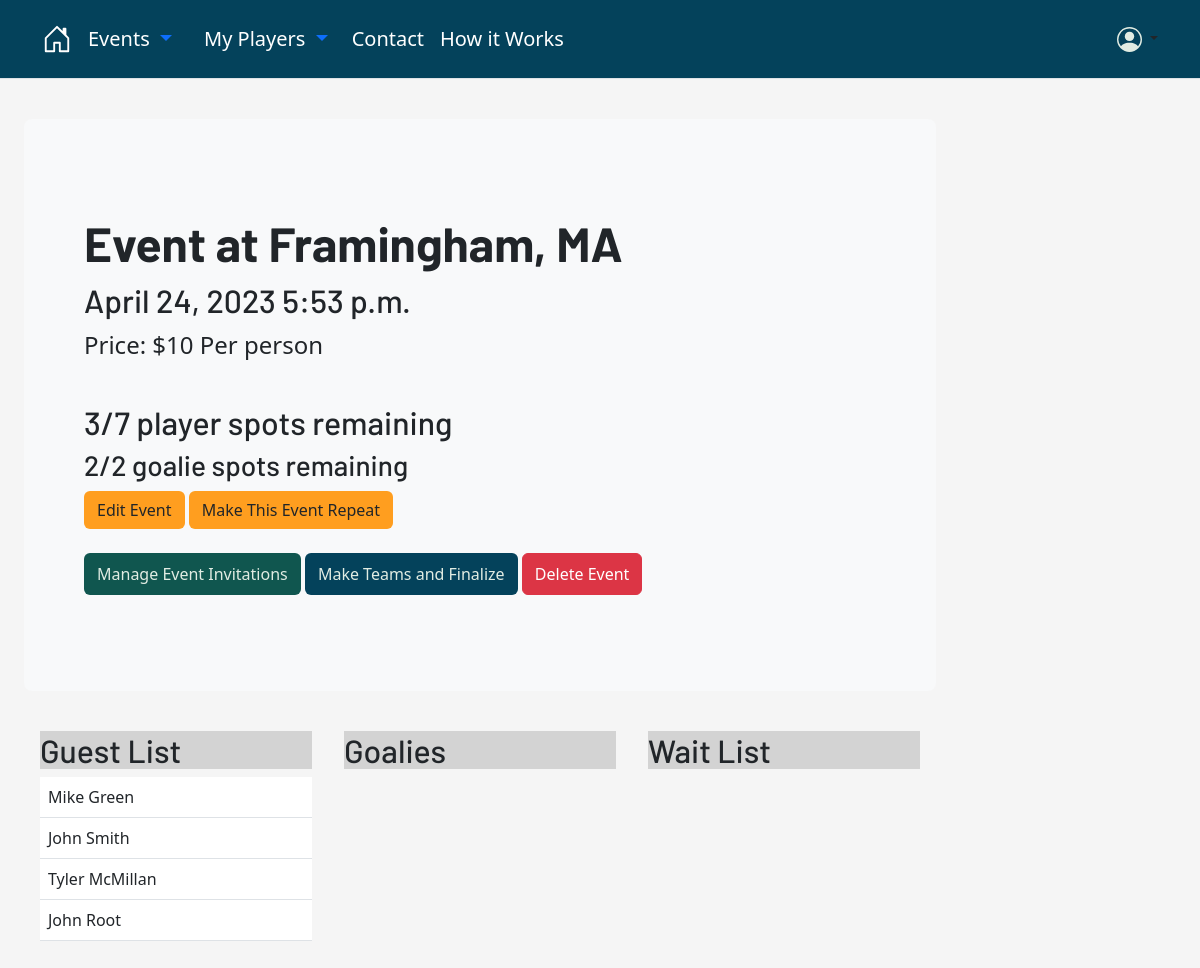
/organize/14 (signed in), run on the app's committed database.
### OrgDash/models.py (models this page shows, shortened)
class Skate(models.Model):
    host = models.ForeignKey(User, on_delete= models.CASCADE, default= 1)
    date = models.DateField(auto_now = False, default= None)
    time = models.TimeField(auto_now=False, default= None)
    location = models.CharField(max_length=200)
    price = models.IntegerField()
    max_players = models.IntegerField(default=0)
    max_goalies = models.IntegerField(default=2)
    recurring_event = models.BooleanField(default= False)
    player_full = models.BooleanField(default=False)
    goalie_full = models.BooleanField(default=False)
    STATUS_CHOICES = [
        (7,'Every Week'),
        (14,'Every Two Weeks'),
    ]
    frequency = models.IntegerField(choices=STATUS_CHOICES, default= 7, blank= True)
    send_invite_days_before = models.IntegerField(default= 3, blank= True)
    finalize_event_hours_before = models.IntegerField(default=1, blank= True)
    group_to_invite = models.ForeignKey('PlayerGroup', on_delete= models.CASCADE, blank= True, null=True)

class Invitation(models.Model):
    host = models.ForeignKey(User, on_delete= models.CASCADE, default= 1)
    guest = models.ForeignKey(Player, on_delete=models.CASCADE)
    event = models.ForeignKey(Skate, on_delete=models.CASCADE)
    date_invited = models.DateTimeField(auto_now_add=True)
    STATUS_CHOICES = [
        ('Yes','Yes'),
        ('No','No'),
        ('Waitlist','Put me on the waitlist'),
    ]
    will_you_attend = models.CharField(max_length=256, choices=STATUS_CHOICES, default ='No')
    class Meta():
        unique_together= ("guest", "event")

class Player(models.Model):
    first_name = models.CharField(max_length=150, default= None)
    last_name = models.CharField(max_length=150, default= None)
    email = models.EmailField(max_length=150, default= None)
    skill = models.DecimalField(max_digits=4, decimal_places=1)
    created_by = models.ForeignKey(User, on_delete= models.CASCADE, default= 1)
    goalie = models.BooleanField(default= False, null= True)
    def __str__(self):
        return (self.first_name + " " + self.last_name)
    class Meta():
        unique_together= ("created_by", "email")

### OrgDash/views.py (the view)
# urls.py: path('<int:pk>', views.EventDash, name = 'event_detail'),
def EventDash(request, pk): #TODO waitlist. button to change rsvp to no. Be able to update auto settings.
    active_user = request.user.pk
    active_event = Skate.objects.get(pk=pk)
    all_invited = Invitation.objects.filter(Q(host= active_user) & Q(event=active_event))
    invites_sent = len(all_invited)
    guest_list = Invitation.objects.filter(Q(host= active_user) & Q(event=active_event) & Q(will_you_attend= 'Yes'))
    goalie_list = []
    player_list = []
    for guest in guest_list:
        if guest.guest.goalie:
            goalie_list.append(guest)
        else:
            player_list.append(guest)
    wait_list_obj = Waitlist.objects.get_or_create(event=active_event)
    wait_list = wait_list_obj[0].guests.all()
    spots_left = active_event.max_players - len(player_list)
    goalie_spots_left = active_event.max_goalies - len(goalie_list)
    context = {'event': active_event, 'guest_list': player_list, 'goalie_list':goalie_list, 'spots_left': spots_left, 'goalie_spots_left': goalie_spots_left,
                 'invites_sent':invites_sent, 'wait_list':wait_list}
    return render(request, 'OrgDash/Skates/event_detail.html', context)

### OrgDash/templates/OrgDash/Skates/event_detail.html (shortened to what this page needs)
{% extends 'base.html' %}
{% block body_block %}
{% load static %}
<div class="wrapper">
    <div class="content">
        <div class="container">
            <div class="container py-4">
                <div class="p-5 mb-4 bg-light rounded-3">
                  <div class="container-fluid py-5">
                    <h1 class="display-5 fw-bold">Event at {{event.location}} </h1>
                    <h2 class="display-7">{{event.date}} {{event.time}}</h2>
                    <p class="col-md-8 fs-4">Price: ${{event.price}} Per person</p>
                    <br>
                    <h2>{{spots_left}}/{{event.max_players}} player spots remaining </h2>
                    <h3>{{goalie_spots_left}}/{{event.max_goalies}} goalie spots remaining</h3>
                    <a class="btn btn btn-gold" role="button" href="{% url 'OrgDash:event_update' event.pk %}">Edit Event</a>
                    {% if event.recurring_event %}
                    <a class="btn btn btn-gold" role="button" href="{% url 'OrgDash:skate_repeat_settings' event.pk %}">Manage Recurring Event Settings</a>
                    {% else %}
                    <a class="btn btn btn-gold" role="button" href="{% url 'OrgDash:init_skate_repeat_settings' event.pk %}">Make This Event Repeat</a>
                    {% endif %}
                    <br>
                    <br>
                    <a class="btn btn-green py-2 " role="button" href="{% url 'OrgDash:invite_list' event.pk %}">Manage Event Invitations</a>
                    {% if spots_left != event.max_guests %}
                    <a class="btn btn-blue py-2 " role="button" href="{% url 'OrgDash:make_teams' event.pk %}">Make Teams and Finalize</a>
                    {% endif %}
                    <a class="btn btn-danger py-2 " role="button" href="{% url 'OrgDash:delete_event' event.pk %}">Delete Event</a>
                  </div>
                </div>
                <div class="d-flex justify-content-evenly">
                    <div class="table p-3">
                        <div class="table-header">
                            <h2>Guest List</h2>
                        </div>
                            <table class="table table-hover table">
                                <tbody>
                                    {% for guest in guest_list %}
                                  <tr>
                                    <td>{{guest.guest}}</td>
                                    {% endfor %}
                                  </tr>
                                </tbody>
                              </table>
                    </div>
                    <div class="table p-3">
                      <div class="table-header">
                          <h2>Goalies</h2>
                      </div>
                  </div>
                    <div class="table p-3">
                        <div class="table-header">
                            <h2>Wait List</h2>
                        </div>
                    </div>
                    </div>
                </div>
                </div>
    </div>
</div>
{% endblock %}

### pickuphockey/static/pickuphockey.css (style rules this page uses)
body { background-color: whitesmoke; }
h1, h2, h3, h4, h5 { font-family: 'Barlow', sans-serif; }
.btn-green { background-color: #10564f; -webkit-text-fill-color: #e1ece3; }
.btn-blue { background-color: #04425B; -webkit-text-fill-color: #e1ece3; }
.btn-gold { background-color: #FF9E1F; }
.content { display:flex; width: 80%; }
.wrapper { display: flex; flex-wrap: wrap; }
.table-header { background-color: lightgrey; }

### data on the page
Skate: location "Framingham, MA", date "April 24, 2023", time "5:53 p.m.", price "10", max_players "7", max_goalies "2"
Invitation: guest "Mike Green"
Invitation: guest "John Smith"
Invitation: guest "Tyler McMillan"
Invitation: guest "John Root"

### other printed values
{{ spots_left }} "3"
{{ goalie_spots_left }} "2"
